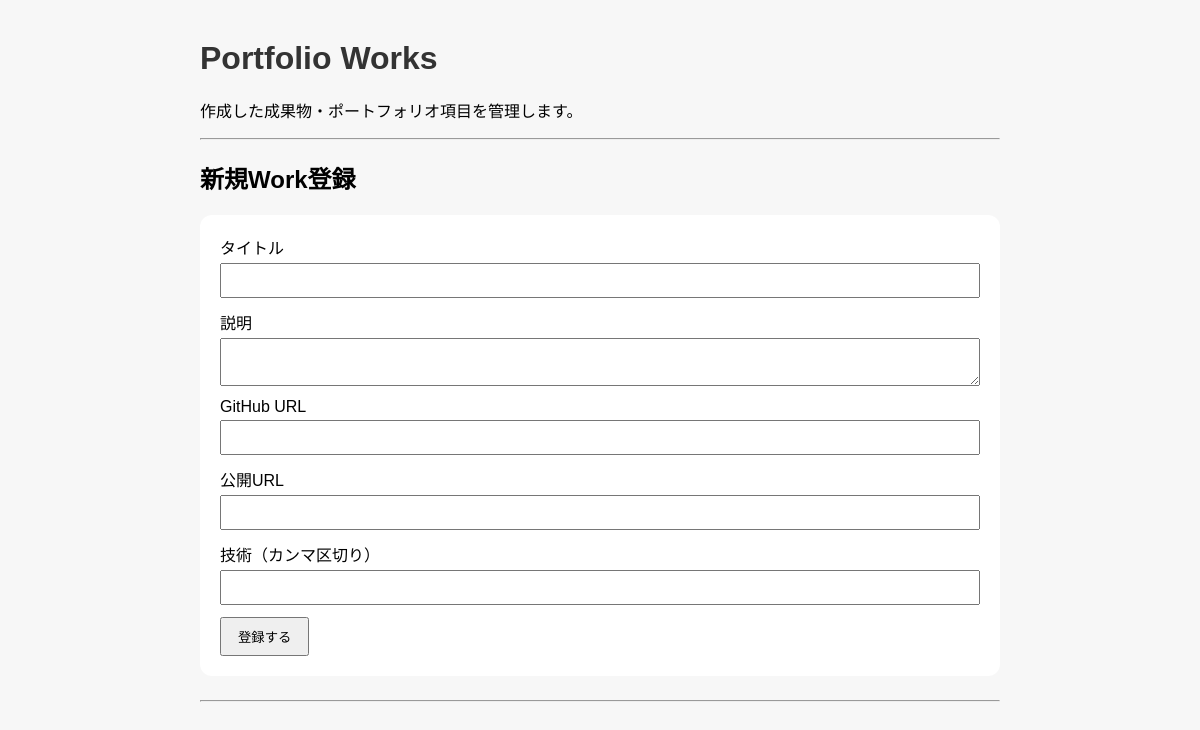
Page /works-page on the earlier database version.
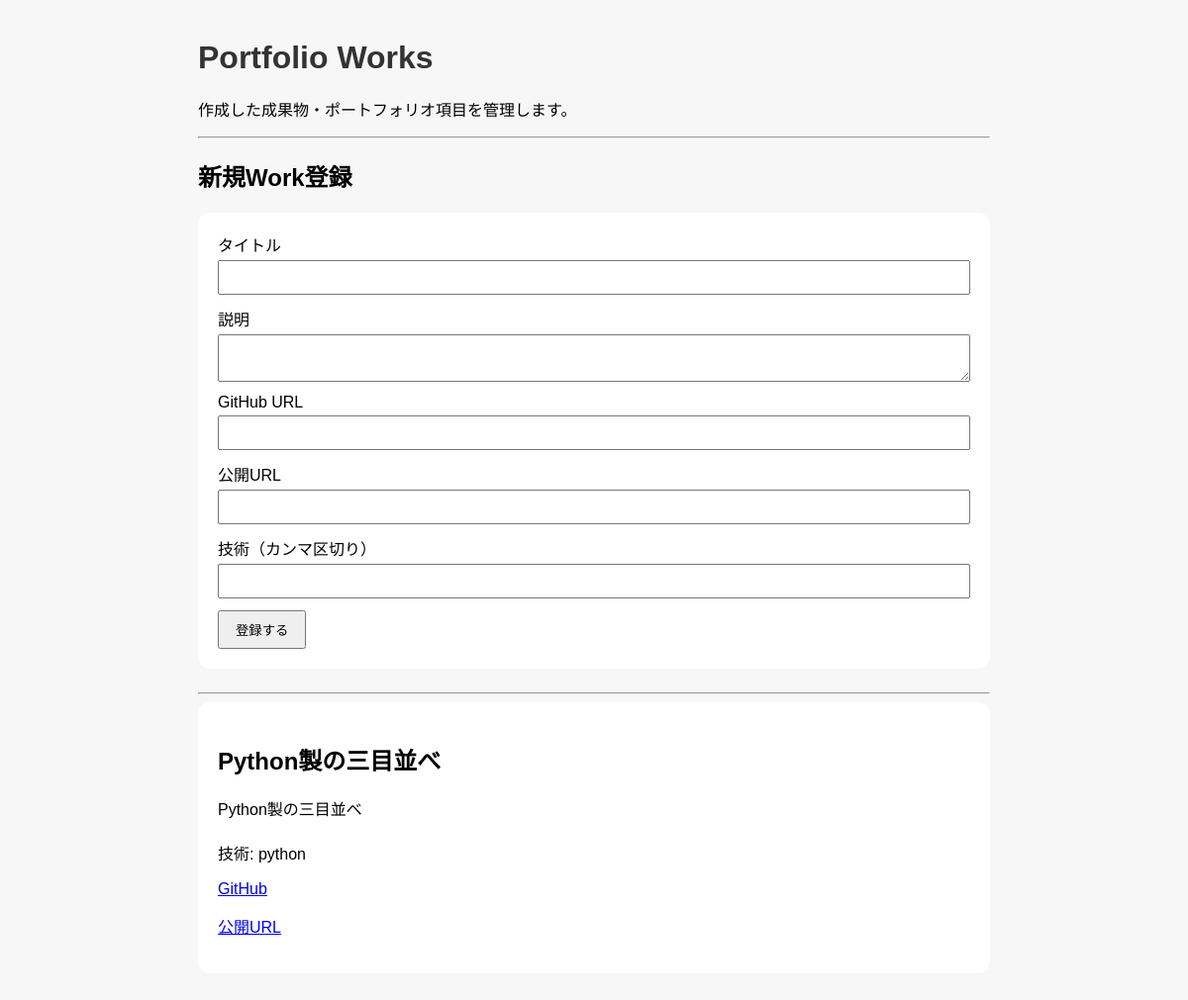
Same page on the later database version.
### app/models.py (models this page shows)
class Work(Base):
    __tablename__ = "works"
    id = Column(Integer, primary_key=True, index=True)
    title = Column(String, nullable=False)
    description = Column(Text, nullable=False)
    github_url = Column(String)
    app_url = Column(String)
    technologies = Column(String)
    created_at = Column(DateTime, default=datetime.now)

### app/main.py (the view)
@app.get("/works-page")
def works_page(request: Request, db: Session = Depends(get_db)):
    works = db.query(models.Work).all()
    for work in works:
        work.description = markdown.markdown(work.description)
    return templates.TemplateResponse(
        request,
        "works.html",
        {"works": works}
    )

### app/templates/works.html
<link rel="stylesheet" href="/static/style.css">
<h1>Portfolio Works</h1>
<p>作成した成果物・ポートフォリオ項目を管理します。</p>
<hr>
<h2>新規Work登録</h2>
<form action="/works-page" method="post">
  <div>
    <label>タイトル</label><br>
    <input type="text" name="title">
  </div>
  <div>
    <label>説明</label><br>
    <textarea name="description"></textarea>
  </div>
  <div>
    <label>GitHub URL</label><br>
    <input type="text" name="github_url">
  </div>
  <div>
    <label>公開URL</label><br>
    <input type="text" name="app_url">
  </div>
  <div>
    <label>技術（カンマ区切り）</label><br>
    <input type="text" name="technologies">
  </div>
  <button type="submit">登録する</button>
</form>
<hr>
{% for work in works %}
  <div class="post-card">
    <h2>{{ work.title }}</h2>
    <div class="content">
      {{ work.description | safe }}
    </div>
    <p>技術: {{ work.technologies }}</p>
    {% if work.github_url %}
      <p><a href="{{ work.github_url }}" target="_blank">GitHub</a></p>
    {% endif %}
    {% if work.app_url %}
      <p><a href="{{ work.app_url }}" target="_blank">公開URL</a></p>
    {% endif %}
  </div>
{% endfor %}

### app/static/style.css (style rules this page uses)
h1 { color: #333; }
form { background: white; padding: 20px; border-radius: 12px; margin-bottom: 24px; }
input, textarea { width: 100%; padding: 8px; margin-top: 4px; margin-bottom: 12px; }
button { padding: 8px 16px; cursor: pointer; }
.post-card { background: white; padding: 20px; border-radius: 12px; margin-bottom: 16px; }
.content { line-height: 1.8; }
.content p { margin: 0 0 16px; }

Differences in the rows shown:
added Work: title "Python製の三目並べ", description "Python製の三目並べ", technologies "python"
